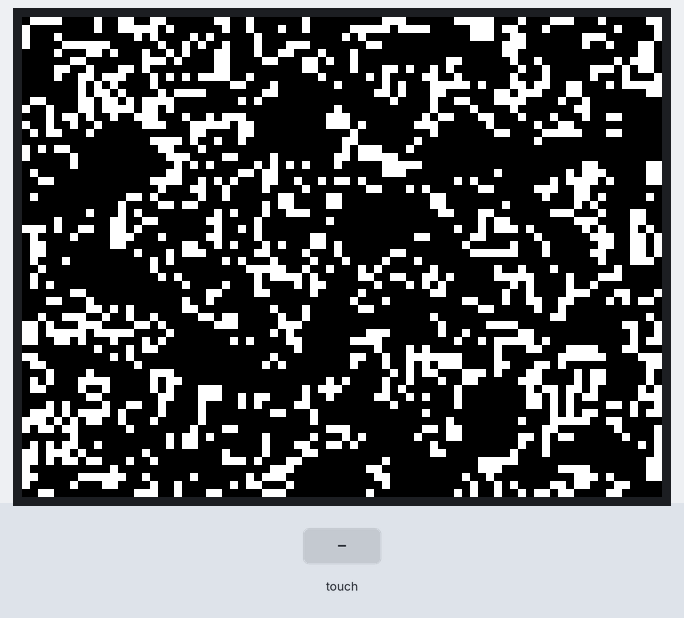
The sketch below on a simulated ESP32. Shown: 320×240 colour display. Inputs (shaded band) come from the test bench. Random numbers use the default seed unless the sketch sets one.

Above: at 1.4 s.
1.5 s: screen touched at 13 % across, 10 % down
At 2.6 s:
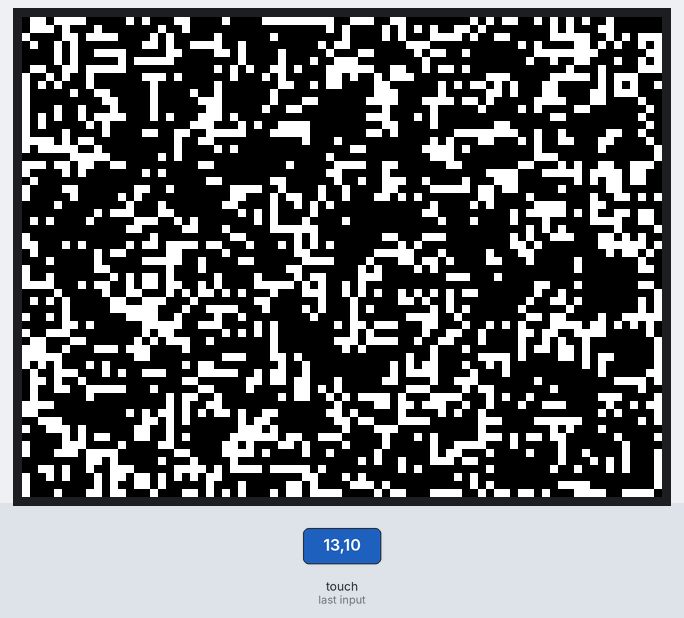
4.2 s: screen touched at 38 % across, 10 % down
At 5.4 s:
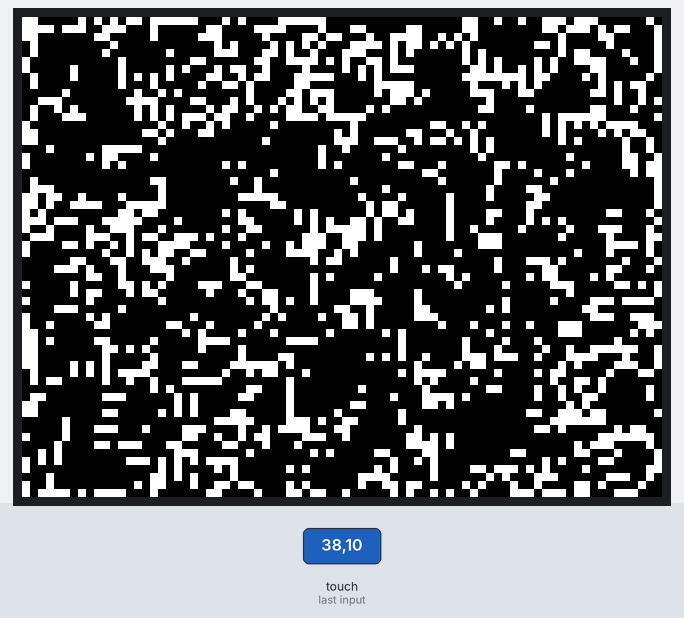
Timing chart, 0 to 7.2 s (numbered marks = the images above; inputs shaded):
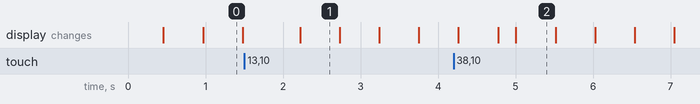

Measured:
- what the display in image 0 shows lasts 0.5 s, from 1.0 s to 1.5 s

The sketch:

life_game.ino
```cpp
#define LGFX_USE_V1
#include <LovyanGFX.hpp>

#define LGFX_USE_V1
#include <LovyanGFX.hpp>

class LGFX : public lgfx::LGFX_Device {
  lgfx::Panel_ST7789  _panel_instance;
  lgfx::Bus_SPI       _bus_instance;
  lgfx::Light_PWM     _light_instance;
  lgfx::Touch_XPT2046 _touch_instance; // Touch instance

public:
  LGFX(void) {
    {
      auto cfg = _bus_instance.config();
      cfg.spi_host = HSPI_HOST;
      cfg.spi_mode = 0;
      cfg.freq_write = 40000000;
      cfg.freq_read  = 16000000;
      cfg.pin_sclk = 14;
      cfg.pin_mosi = 13;
      cfg.pin_miso = 12;
      cfg.pin_dc   = 2;
      _bus_instance.config(cfg);
      _panel_instance.setBus(&_bus_instance);
    }
    {
      auto cfg = _panel_instance.config();
      cfg.pin_cs           = 15;
      cfg.pin_rst          = -1;
      cfg.panel_width      = 240;
      cfg.panel_height     = 320;
      cfg.offset_x         = 0;
      cfg.offset_y         = 0;
      cfg.offset_rotation  = 0;
      cfg.invert = false;
      cfg.rgb_order = false;
      _panel_instance.config(cfg);
    }
    {
      auto cfg = _light_instance.config();
      cfg.pin_bl = 21;
      cfg.freq   = 44100;
      cfg.pwm_channel = 7;
      _light_instance.config(cfg);
      _panel_instance.setLight(&_light_instance);
    }
    {
      // --- CORRECTED CYD TOUCH CONFIGURATION ---
      auto cfg = _touch_instance.config();
      cfg.x_min      = 0;
      cfg.x_max      = 240;
      cfg.y_min      = 0;
      cfg.y_max      = 320;
      cfg.pin_int    = 36;    // CYD uses pin 36 for Touch Interrupts

      cfg.bus_shared = false; // CRITICAL: The CYD does NOT share the screen's SPI bus
      cfg.offset_rotation = 0;

      // CYD hardwired touch pins
      cfg.spi_host = VSPI_HOST; // Must use VSPI (HSPI is already in use by the screen)
      cfg.freq = 1000000;
      cfg.pin_sclk = 25;
      cfg.pin_mosi = 32;
      cfg.pin_miso = 39;
      cfg.pin_cs   = 33;

      _touch_instance.config(cfg);
      _panel_instance.setTouch(&_touch_instance);
    }
    setPanel(&_panel_instance);
  }
};

LGFX lcd;
LGFX_Sprite lifeSprite(&lcd);

const int DISPLAY_WIDTH = 320;
const int DISPLAY_HEIGHT = 240;
const int CELL_SIZE = 4;
const int GRID_W = DISPLAY_WIDTH / CELL_SIZE;
const int GRID_H = DISPLAY_HEIGHT / CELL_SIZE;
const uint16_t COLOR_ALIVE = TFT_WHITE;
const uint16_t COLOR_DEAD  = TFT_BLACK;

uint8_t grid[GRID_H][GRID_W];
uint8_t nextGrid[GRID_H][GRID_W];

void randomizeGrid() {
  for (int y = 0; y < GRID_H; y++) {
    for (int x = 0; x < GRID_W; x++) {
      grid[y][x] = random(2);
    }
  }
}

int countNeighbors(int x, int y) {
  int count = 0;
  for (int dy = -1; dy <= 1; dy++) {
    for (int dx = -1; dx <= 1; dx++) {
      if (dx == 0 && dy == 0) continue;
      int nx = x + dx;
      int ny = y + dy;
      if (nx >= 0 && nx < GRID_W && ny >= 0 && ny < GRID_H) {
        count += grid[ny][nx];
      }
    }
  }
  return count;
}

void stepGeneration() {
  for (int y = 0; y < GRID_H; y++) {
    for (int x = 0; x < GRID_W; x++) {
      int alive = grid[y][x];
      int neighbors = countNeighbors(x, y);
      nextGrid[y][x] = alive ? (neighbors == 2 || neighbors == 3) : (neighbors == 3);
    }
  }
  memcpy(grid, nextGrid, sizeof(grid));
}

void drawGrid() {
  lifeSprite.fillSprite(COLOR_DEAD);
  for (int y = 0; y < GRID_H; y++) {
    for (int x = 0; x < GRID_W; x++) {
      if (grid[y][x]) {
        lifeSprite.fillRect(x * CELL_SIZE, y * CELL_SIZE, CELL_SIZE, CELL_SIZE, COLOR_ALIVE);
      }
    }
  }
  lifeSprite.pushSprite(0, 0);
}

void setup() {
  lcd.init();
  lcd.setRotation(1);
  lcd.setBrightness(128);
  lcd.clear(TFT_BLACK);

  randomSeed(analogRead(0));
  randomizeGrid();

  // NEW: Drop color depth to 8-bit to halve memory usage to 76800 bytes
  lifeSprite.setColorDepth(8);

  lifeSprite.createSprite(DISPLAY_WIDTH, DISPLAY_HEIGHT);
  // lifeSprite.setSwapBytes(true); // You can delete or comment this out for 8-bit
  lifeSprite.fillSprite(COLOR_DEAD);
}

static bool wasTouched = false;

void loop() {
  int32_t touchX, touchY;

  // Ask LovyanGFX if the screen is currently being touched
  bool isTouched = lcd.getTouch(&touchX, &touchY);

  // If touched NOW, but wasn't touched a millisecond ago...
  if (isTouched && !wasTouched) {
    // 1. Repopulate the array with new random data
    randomizeGrid();

    // 2. Redraw the grid immediately so the sprite updates
    drawGrid();
  }

  // Save the current touch state for the next loop iteration
  wasTouched = isTouched;

  // ... [Keep your existing stepGeneration(), drawGrid(), and pushSprite() here] ...

  stepGeneration();
  drawGrid();
  lifeSprite.pushSprite(0, 0);
  delay(50); // Adjust speed of the game if necessary
}
```
